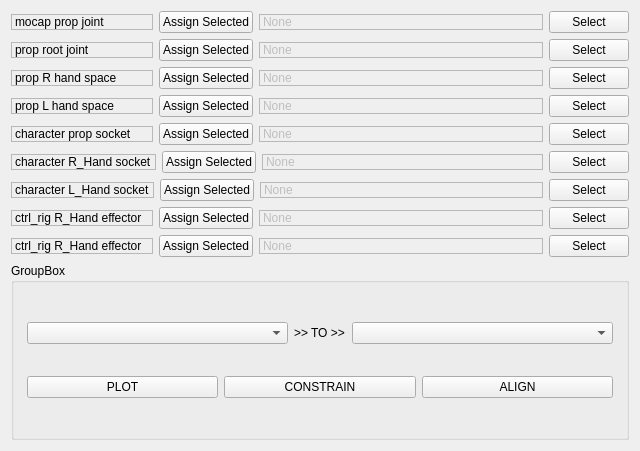
<?xml version="1.0" encoding="UTF-8"?>
<ui version="4.0">
 <class>Form</class>
 <widget class="QWidget" name="Form">
  <property name="geometry">
   <rect>
    <x>0</x>
    <y>0</y>
    <width>640</width>
    <height>451</height>
   </rect>
  </property>
  <property name="windowTitle">
   <string>Form</string>
  </property>
  <layout class="QVBoxLayout" name="verticalLayout_2">
   <item>
    <layout class="QHBoxLayout" name="horizontalLayout_9" stretch="4,1,8,1">
     <item>
      <widget class="QLabel" name="label_17">
       <property name="sizePolicy">
        <sizepolicy hsizetype="Preferred" vsizetype="Maximum">
         <horstretch>0</horstretch>
         <verstretch>0</verstretch>
        </sizepolicy>
       </property>
       <property name="frameShape">
        <enum>QFrame::StyledPanel</enum>
       </property>
       <property name="frameShadow">
        <enum>QFrame::Sunken</enum>
       </property>
       <property name="text">
        <string>mocap prop joint</string>
       </property>
      </widget>
     </item>
     <item>
      <widget class="QPushButton" name="pushButton_17">
       <property name="text">
        <string>Assign Selected</string>
       </property>
      </widget>
     </item>
     <item>
      <widget class="QLabel" name="label_18">
       <property name="enabled">
        <bool>false</bool>
       </property>
       <property name="sizePolicy">
        <sizepolicy hsizetype="Preferred" vsizetype="Maximum">
         <horstretch>0</horstretch>
         <verstretch>0</verstretch>
        </sizepolicy>
       </property>
       <property name="frameShape">
        <enum>QFrame::StyledPanel</enum>
       </property>
       <property name="frameShadow">
        <enum>QFrame::Sunken</enum>
       </property>
       <property name="text">
        <string>None</string>
       </property>
      </widget>
     </item>
     <item>
      <widget class="QPushButton" name="pushButton_18">
       <property name="text">
        <string>Select</string>
       </property>
      </widget>
     </item>
    </layout>
   </item>
   <item>
    <layout class="QHBoxLayout" name="horizontalLayout" stretch="4,1,8,1">
     <item>
      <widget class="QLabel" name="label">
       <property name="sizePolicy">
        <sizepolicy hsizetype="Preferred" vsizetype="Maximum">
         <horstretch>0</horstretch>
         <verstretch>0</verstretch>
        </sizepolicy>
       </property>
       <property name="frameShape">
        <enum>QFrame::StyledPanel</enum>
       </property>
       <property name="frameShadow">
        <enum>QFrame::Sunken</enum>
       </property>
       <property name="text">
        <string>prop root joint</string>
       </property>
      </widget>
     </item>
     <item>
      <widget class="QPushButton" name="pushButton">
       <property name="text">
        <string>Assign Selected</string>
       </property>
      </widget>
     </item>
     <item>
      <widget class="QLabel" name="label_2">
       <property name="enabled">
        <bool>false</bool>
       </property>
       <property name="sizePolicy">
        <sizepolicy hsizetype="Preferred" vsizetype="Maximum">
         <horstretch>0</horstretch>
         <verstretch>0</verstretch>
        </sizepolicy>
       </property>
       <property name="frameShape">
        <enum>QFrame::StyledPanel</enum>
       </property>
       <property name="frameShadow">
        <enum>QFrame::Sunken</enum>
       </property>
       <property name="text">
        <string>None</string>
       </property>
      </widget>
     </item>
     <item>
      <widget class="QPushButton" name="pushButton_2">
       <property name="text">
        <string>Select</string>
       </property>
      </widget>
     </item>
    </layout>
   </item>
   <item>
    <layout class="QHBoxLayout" name="horizontalLayout_4" stretch="4,1,8,1">
     <item>
      <widget class="QLabel" name="label_7">
       <property name="sizePolicy">
        <sizepolicy hsizetype="Preferred" vsizetype="Maximum">
         <horstretch>0</horstretch>
         <verstretch>0</verstretch>
        </sizepolicy>
       </property>
       <property name="frameShape">
        <enum>QFrame::StyledPanel</enum>
       </property>
       <property name="frameShadow">
        <enum>QFrame::Sunken</enum>
       </property>
       <property name="text">
        <string>prop R hand space</string>
       </property>
      </widget>
     </item>
     <item>
      <widget class="QPushButton" name="pushButton_7">
       <property name="text">
        <string>Assign Selected</string>
       </property>
      </widget>
     </item>
     <item>
      <widget class="QLabel" name="label_8">
       <property name="enabled">
        <bool>false</bool>
       </property>
       <property name="sizePolicy">
        <sizepolicy hsizetype="Preferred" vsizetype="Maximum">
         <horstretch>0</horstretch>
         <verstretch>0</verstretch>
        </sizepolicy>
       </property>
       <property name="frameShape">
        <enum>QFrame::StyledPanel</enum>
       </property>
       <property name="frameShadow">
        <enum>QFrame::Sunken</enum>
       </property>
       <property name="text">
        <string>None</string>
       </property>
      </widget>
     </item>
     <item>
      <widget class="QPushButton" name="pushButton_8">
       <property name="text">
        <string>Select</string>
       </property>
      </widget>
     </item>
    </layout>
   </item>
   <item>
    <layout class="QHBoxLayout" name="horizontalLayout_3" stretch="4,1,8,1">
     <item>
      <widget class="QLabel" name="label_5">
       <property name="sizePolicy">
        <sizepolicy hsizetype="Preferred" vsizetype="Maximum">
         <horstretch>0</horstretch>
         <verstretch>0</verstretch>
        </sizepolicy>
       </property>
       <property name="frameShape">
        <enum>QFrame::StyledPanel</enum>
       </property>
       <property name="frameShadow">
        <enum>QFrame::Sunken</enum>
       </property>
       <property name="text">
        <string>prop L hand space</string>
       </property>
      </widget>
     </item>
     <item>
      <widget class="QPushButton" name="pushButton_5">
       <property name="text">
        <string>Assign Selected</string>
       </property>
      </widget>
     </item>
     <item>
      <widget class="QLabel" name="label_6">
       <property name="enabled">
        <bool>false</bool>
       </property>
       <property name="sizePolicy">
        <sizepolicy hsizetype="Preferred" vsizetype="Maximum">
         <horstretch>0</horstretch>
         <verstretch>0</verstretch>
        </sizepolicy>
       </property>
       <property name="frameShape">
        <enum>QFrame::StyledPanel</enum>
       </property>
       <property name="frameShadow">
        <enum>QFrame::Sunken</enum>
       </property>
       <property name="text">
        <string>None</string>
       </property>
      </widget>
     </item>
     <item>
      <widget class="QPushButton" name="pushButton_6">
       <property name="text">
        <string>Select</string>
       </property>
      </widget>
     </item>
    </layout>
   </item>
   <item>
    <layout class="QHBoxLayout" name="horizontalLayout_2" stretch="4,1,8,1">
     <item>
      <widget class="QLabel" name="label_3">
       <property name="sizePolicy">
        <sizepolicy hsizetype="Preferred" vsizetype="Maximum">
         <horstretch>0</horstretch>
         <verstretch>0</verstretch>
        </sizepolicy>
       </property>
       <property name="frameShape">
        <enum>QFrame::StyledPanel</enum>
       </property>
       <property name="frameShadow">
        <enum>QFrame::Sunken</enum>
       </property>
       <property name="text">
        <string>character prop socket</string>
       </property>
      </widget>
     </item>
     <item>
      <widget class="QPushButton" name="pushButton_3">
       <property name="text">
        <string>Assign Selected</string>
       </property>
      </widget>
     </item>
     <item>
      <widget class="QLabel" name="label_4">
       <property name="enabled">
        <bool>false</bool>
       </property>
       <property name="sizePolicy">
        <sizepolicy hsizetype="Preferred" vsizetype="Maximum">
         <horstretch>0</horstretch>
         <verstretch>0</verstretch>
        </sizepolicy>
       </property>
       <property name="frameShape">
        <enum>QFrame::StyledPanel</enum>
       </property>
       <property name="frameShadow">
        <enum>QFrame::Sunken</enum>
       </property>
       <property name="text">
        <string>None</string>
       </property>
      </widget>
     </item>
     <item>
      <widget class="QPushButton" name="pushButton_4">
       <property name="text">
        <string>Select</string>
       </property>
      </widget>
     </item>
    </layout>
   </item>
   <item>
    <layout class="QHBoxLayout" name="horizontalLayout_5" stretch="4,1,8,1">
     <item>
      <widget class="QLabel" name="label_9">
       <property name="sizePolicy">
        <sizepolicy hsizetype="Preferred" vsizetype="Maximum">
         <horstretch>0</horstretch>
         <verstretch>0</verstretch>
        </sizepolicy>
       </property>
       <property name="frameShape">
        <enum>QFrame::StyledPanel</enum>
       </property>
       <property name="frameShadow">
        <enum>QFrame::Sunken</enum>
       </property>
       <property name="text">
        <string>character R_Hand socket</string>
       </property>
      </widget>
     </item>
     <item>
      <widget class="QPushButton" name="pushButton_9">
       <property name="text">
        <string>Assign Selected</string>
       </property>
      </widget>
     </item>
     <item>
      <widget class="QLabel" name="label_10">
       <property name="enabled">
        <bool>false</bool>
       </property>
       <property name="sizePolicy">
        <sizepolicy hsizetype="Preferred" vsizetype="Maximum">
         <horstretch>0</horstretch>
         <verstretch>0</verstretch>
        </sizepolicy>
       </property>
       <property name="frameShape">
        <enum>QFrame::StyledPanel</enum>
       </property>
       <property name="frameShadow">
        <enum>QFrame::Sunken</enum>
       </property>
       <property name="text">
        <string>None</string>
       </property>
      </widget>
     </item>
     <item>
      <widget class="QPushButton" name="pushButton_10">
       <property name="text">
        <string>Select</string>
       </property>
      </widget>
     </item>
    </layout>
   </item>
   <item>
    <layout class="QHBoxLayout" name="horizontalLayout_6" stretch="4,1,8,1">
     <item>
      <widget class="QLabel" name="label_11">
       <property name="sizePolicy">
        <sizepolicy hsizetype="Preferred" vsizetype="Maximum">
         <horstretch>0</horstretch>
         <verstretch>0</verstretch>
        </sizepolicy>
       </property>
       <property name="frameShape">
        <enum>QFrame::StyledPanel</enum>
       </property>
       <property name="frameShadow">
        <enum>QFrame::Sunken</enum>
       </property>
       <property name="text">
        <string>character L_Hand socket</string>
       </property>
      </widget>
     </item>
     <item>
      <widget class="QPushButton" name="pushButton_11">
       <property name="text">
        <string>Assign Selected</string>
       </property>
      </widget>
     </item>
     <item>
      <widget class="QLabel" name="label_12">
       <property name="enabled">
        <bool>false</bool>
       </property>
       <property name="sizePolicy">
        <sizepolicy hsizetype="Preferred" vsizetype="Maximum">
         <horstretch>0</horstretch>
         <verstretch>0</verstretch>
        </sizepolicy>
       </property>
       <property name="frameShape">
        <enum>QFrame::StyledPanel</enum>
       </property>
       <property name="frameShadow">
        <enum>QFrame::Sunken</enum>
       </property>
       <property name="text">
        <string>None</string>
       </property>
      </widget>
     </item>
     <item>
      <widget class="QPushButton" name="pushButton_12">
       <property name="text">
        <string>Select</string>
       </property>
      </widget>
     </item>
    </layout>
   </item>
   <item>
    <layout class="QHBoxLayout" name="horizontalLayout_8" stretch="4,1,8,1">
     <item>
      <widget class="QLabel" name="label_15">
       <property name="sizePolicy">
        <sizepolicy hsizetype="Preferred" vsizetype="Maximum">
         <horstretch>0</horstretch>
         <verstretch>0</verstretch>
        </sizepolicy>
       </property>
       <property name="frameShape">
        <enum>QFrame::StyledPanel</enum>
       </property>
       <property name="frameShadow">
        <enum>QFrame::Sunken</enum>
       </property>
       <property name="text">
        <string>ctrl_rig R_Hand effector</string>
       </property>
      </widget>
     </item>
     <item>
      <widget class="QPushButton" name="pushButton_15">
       <property name="text">
        <string>Assign Selected</string>
       </property>
      </widget>
     </item>
     <item>
      <widget class="QLabel" name="label_16">
       <property name="enabled">
        <bool>false</bool>
       </property>
       <property name="sizePolicy">
        <sizepolicy hsizetype="Preferred" vsizetype="Maximum">
         <horstretch>0</horstretch>
         <verstretch>0</verstretch>
        </sizepolicy>
       </property>
       <property name="frameShape">
        <enum>QFrame::StyledPanel</enum>
       </property>
       <property name="frameShadow">
        <enum>QFrame::Sunken</enum>
       </property>
       <property name="text">
        <string>None</string>
       </property>
      </widget>
     </item>
     <item>
      <widget class="QPushButton" name="pushButton_16">
       <property name="text">
        <string>Select</string>
       </property>
      </widget>
     </item>
    </layout>
   </item>
   <item>
    <layout class="QHBoxLayout" name="horizontalLayout_7" stretch="4,1,8,1">
     <item>
      <widget class="QLabel" name="label_13">
       <property name="sizePolicy">
        <sizepolicy hsizetype="Preferred" vsizetype="Maximum">
         <horstretch>0</horstretch>
         <verstretch>0</verstretch>
        </sizepolicy>
       </property>
       <property name="frameShape">
        <enum>QFrame::StyledPanel</enum>
       </property>
       <property name="frameShadow">
        <enum>QFrame::Sunken</enum>
       </property>
       <property name="text">
        <string>ctrl_rig R_Hand effector</string>
       </property>
      </widget>
     </item>
     <item>
      <widget class="QPushButton" name="pushButton_13">
       <property name="text">
        <string>Assign Selected</string>
       </property>
      </widget>
     </item>
     <item>
      <widget class="QLabel" name="label_14">
       <property name="enabled">
        <bool>false</bool>
       </property>
       <property name="sizePolicy">
        <sizepolicy hsizetype="Preferred" vsizetype="Maximum">
         <horstretch>0</horstretch>
         <verstretch>0</verstretch>
        </sizepolicy>
       </property>
       <property name="frameShape">
        <enum>QFrame::StyledPanel</enum>
       </property>
       <property name="frameShadow">
        <enum>QFrame::Sunken</enum>
       </property>
       <property name="text">
        <string>None</string>
       </property>
      </widget>
     </item>
     <item>
      <widget class="QPushButton" name="pushButton_14">
       <property name="text">
        <string>Select</string>
       </property>
      </widget>
     </item>
    </layout>
   </item>
   <item>
    <layout class="QHBoxLayout" name="horizontalLayout_12">
     <item>
      <widget class="QGroupBox" name="groupBox">
       <property name="title">
        <string>GroupBox</string>
       </property>
       <property name="flat">
        <bool>false</bool>
       </property>
       <layout class="QHBoxLayout" name="horizontalLayout_13">
        <item>
         <layout class="QVBoxLayout" name="verticalLayout" stretch="1,1">
          <property name="sizeConstraint">
           <enum>QLayout::SetDefaultConstraint</enum>
          </property>
          <property name="leftMargin">
           <number>4</number>
          </property>
          <property name="topMargin">
           <number>4</number>
          </property>
          <property name="rightMargin">
           <number>4</number>
          </property>
          <property name="bottomMargin">
           <number>4</number>
          </property>
          <item>
           <layout class="QHBoxLayout" name="horizontalLayout_10" stretch="5,1,5">
            <item>
             <widget class="QComboBox" name="comboBox"/>
            </item>
            <item>
             <widget class="QLabel" name="label_19">
              <property name="text">
               <string>&gt;&gt; TO &gt;&gt;</string>
              </property>
             </widget>
            </item>
            <item>
             <widget class="QComboBox" name="comboBox_2"/>
            </item>
           </layout>
          </item>
          <item>
           <layout class="QHBoxLayout" name="horizontalLayout_11">
            <item>
             <widget class="QPushButton" name="pushButton_19">
              <property name="sizePolicy">
               <sizepolicy hsizetype="Minimum" vsizetype="Fixed">
                <horstretch>0</horstretch>
                <verstretch>0</verstretch>
               </sizepolicy>
              </property>
              <property name="minimumSize">
               <size>
                <width>0</width>
                <height>0</height>
               </size>
              </property>
              <property name="text">
               <string>PLOT</string>
              </property>
             </widget>
            </item>
            <item>
             <widget class="QPushButton" name="pushButton_20">
              <property name="text">
               <string>CONSTRAIN</string>
              </property>
             </widget>
            </item>
            <item>
             <widget class="QPushButton" name="pushButton_21">
              <property name="text">
               <string>ALIGN</string>
              </property>
             </widget>
            </item>
           </layout>
          </item>
         </layout>
        </item>
       </layout>
      </widget>
     </item>
    </layout>
   </item>
  </layout>
 </widget>
 <resources/>
 <connections/>
</ui>
